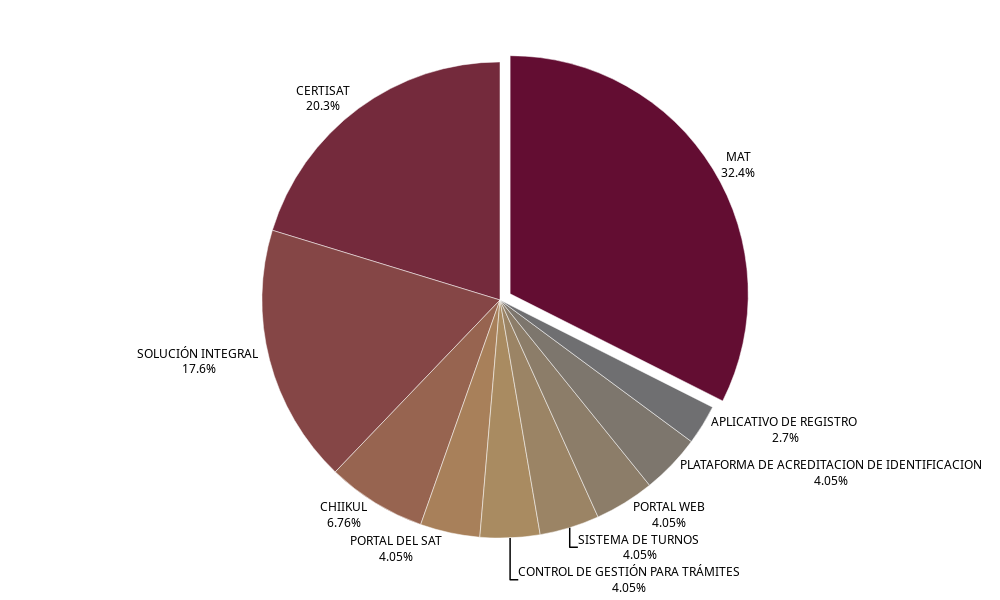

Write notebook code for a chart like this one.
### Code cell
Grafico_Pastel(Fig_2, 'D20', 'D1', width=1000, height=600)

### Figure 1 — Plotly figure (JSON) as saved in the notebook; plotly's stock layout.template omitted (floating-point values rounded to 4 significant figures)
{"data": [{"domain": {"x": [0, 1], "y": [0, 1]}, "hole": 0, "hoverinfo": "none", "insidetextorientation": "radial", "labels": ["MAT", "CERTISAT", "SOLUCIÓN INTEGRAL ", "CHIIKUL", "PORTAL DEL SAT", "CONTROL DE GESTIÓN PARA TRÁMITES", "SISTEMA DE TURNOS ", "PORTAL WEB", "PLATAFORMA DE ACREDITACION DE IDENTIFICACION", "APLICATIVO DE REGISTRO "], "legendgroup": "", "marker": {"colors": ["#630d32", "#742a3c", "#854646", "#976450", "#a8805a", "#a98b61", "#9b8465", "#8c7d69", "#7d766d", "#6f6f71"], "line": {"color": "#FFFFFF", "width": 0.5}}, "name": "", "pull": [0.05, 0, 0, 0, 0, 0, 0, 0, 0, 0], "showlegend": true, "textinfo": "label+percent", "textposition": "outside", "type": "pie", "values": [24, 15, 13, 5, 3, 3, 3, 3, 3, 2]}], "layout": {"font": {"color": "#000000", "family": "Noto Sans", "size": 12}, "height": 600, "legend": {"tracegroupgap": 0}, "margin": {"b": 50, "l": 0, "r": 0, "t": 50}, "showlegend": false, "title": {"font": {"family": "Noto Sans", "size": 11}, "text": "", "x": 0.5, "xanchor": "center"}, "uniformtext": {"minsize": 5, "mode": "hide"}, "width": 1000}}
